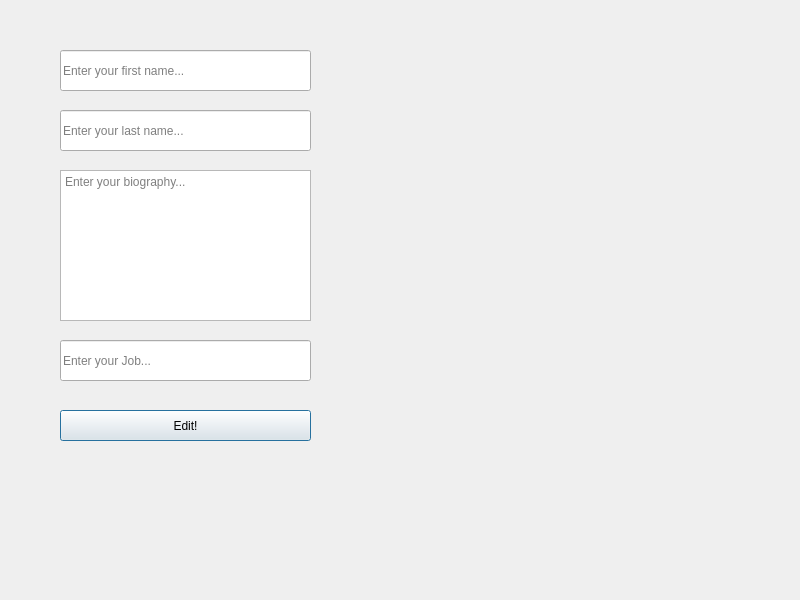
<?xml version="1.0" encoding="UTF-8"?>
<ui version="4.0">
 <class>Dialog</class>
 <widget class="QDialog" name="Dialog">
  <property name="geometry">
   <rect>
    <x>0</x>
    <y>0</y>
    <width>800</width>
    <height>600</height>
   </rect>
  </property>
  <property name="windowTitle">
   <string>Dialog</string>
  </property>
  <widget class="QLineEdit" name="lineEdit">
   <property name="geometry">
    <rect>
     <x>60</x>
     <y>50</y>
     <width>251</width>
     <height>41</height>
    </rect>
   </property>
   <property name="placeholderText">
    <string>Enter your first name...</string>
   </property>
  </widget>
  <widget class="QLineEdit" name="lineEdit_2">
   <property name="geometry">
    <rect>
     <x>60</x>
     <y>110</y>
     <width>251</width>
     <height>41</height>
    </rect>
   </property>
   <property name="placeholderText">
    <string>Enter your last name...</string>
   </property>
  </widget>
  <widget class="QTextEdit" name="textEdit">
   <property name="geometry">
    <rect>
     <x>60</x>
     <y>170</y>
     <width>251</width>
     <height>151</height>
    </rect>
   </property>
   <property name="placeholderText">
    <string>Enter your biography...</string>
   </property>
  </widget>
  <widget class="QLineEdit" name="lineEdit_3">
   <property name="geometry">
    <rect>
     <x>60</x>
     <y>340</y>
     <width>251</width>
     <height>41</height>
    </rect>
   </property>
   <property name="placeholderText">
    <string>Enter your Job...</string>
   </property>
  </widget>
  <widget class="QPushButton" name="pushButton">
   <property name="geometry">
    <rect>
     <x>60</x>
     <y>410</y>
     <width>251</width>
     <height>31</height>
    </rect>
   </property>
   <property name="text">
    <string>Edit!</string>
   </property>
  </widget>
 </widget>
 <resources/>
 <connections/>
</ui>
